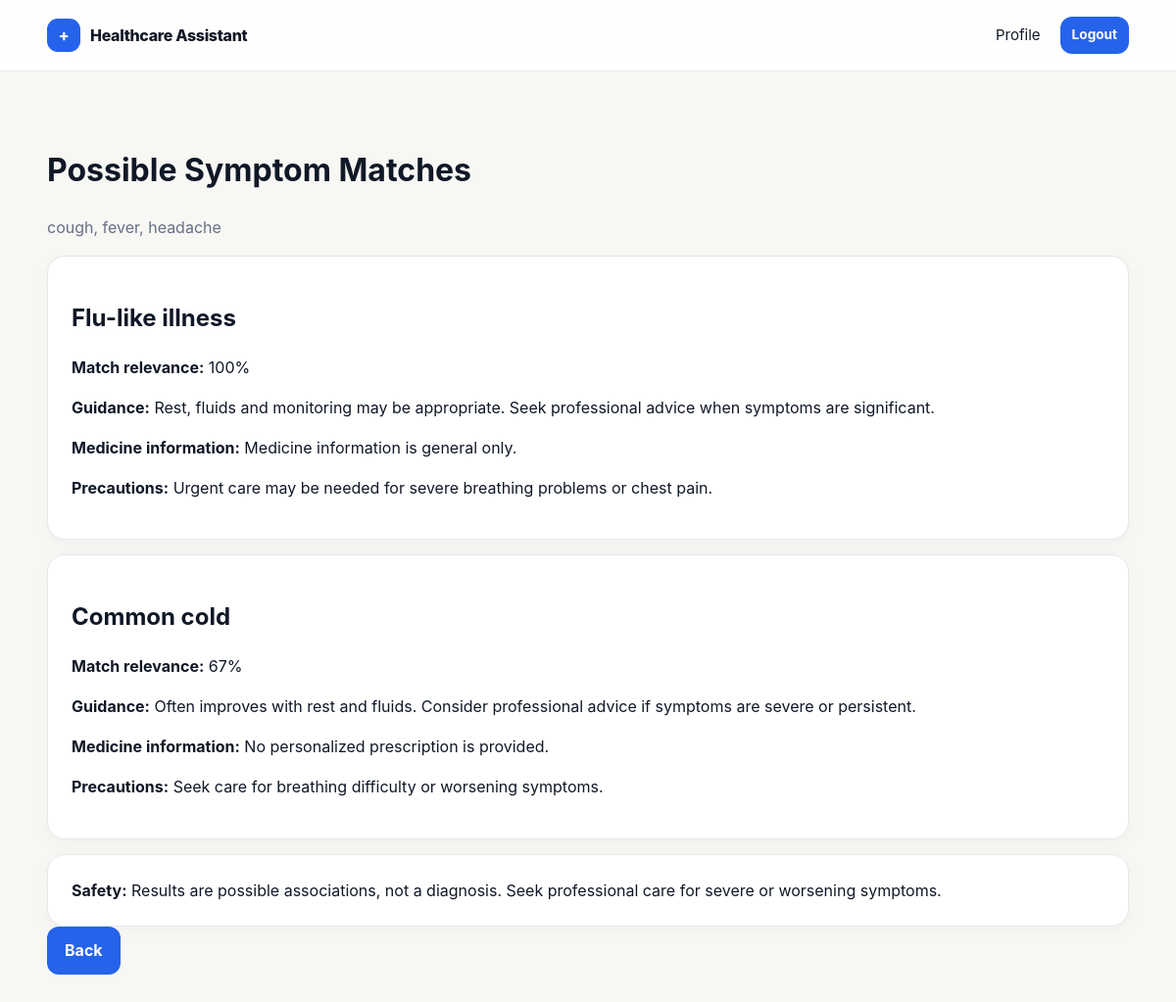
The app's page /symptom-checker/history/2 (signed in) with its own data.
### app.py (models this page shows)
class SymptomCheck(db.Model):
    id = db.Column(db.Integer, primary_key=True)
    user_id = db.Column(db.Integer, db.ForeignKey("user.id"), nullable=False)
    raw_symptoms = db.Column(db.Text, nullable=False)
    duration = db.Column(db.String(80))
    severity = db.Column(db.String(40))
    created_at = db.Column(db.DateTime, default=datetime.utcnow)
    results = db.relationship("SymptomCheckResult", backref="check", cascade="all, delete-orphan")

class SymptomCheckResult(db.Model):
    id = db.Column(db.Integer, primary_key=True)
    check_id = db.Column(db.Integer, db.ForeignKey("symptom_check.id"), nullable=False)
    condition_id = db.Column(db.Integer, db.ForeignKey("condition.id"), nullable=False)
    score = db.Column(db.Float, nullable=False)
    condition = db.relationship("Condition")

class Condition(db.Model):
    id = db.Column(db.Integer, primary_key=True)
    name = db.Column(db.String(160), unique=True, nullable=False, index=True)
    guidance = db.Column(db.Text, default="")
    medicine_info = db.Column(db.Text, default="")
    precautions = db.Column(db.Text, default="")
    symptoms = db.relationship("Symptom", secondary=mapping_table, back_populates="conditions")

### app.py (the view)
@app.route("/symptom-checker/history/<int:check_id>")
@user_required
def symptom_history(check_id):
    check=SymptomCheck.query.filter_by(id=check_id,user_id=session["user_id"]).first_or_404()
    return render_template("symptom_result.html", check=check, results=check.results, matched=[])

### app.py (called while the page is built)
def user_required(fn):
    @wraps(fn)
    def wrapper(*a, **kw):
        uid = session.get("user_id")
        if not uid:
            flash("Please log in to continue.", "info")
            return redirect(url_for("login", next=request.path))
        u = db.session.get(User, uid)
        if not u or not u.is_active:
            session.clear()
            flash("Your account is inactive. Please contact support.", "error")
            return redirect(url_for("login"))
        return fn(*a, **kw)
    return wrapper

@app.context_processor
def globals():
    return {"current_user": db.session.get(User, session.get("user_id")) if session.get("user_id") else None,
            "current_admin": db.session.get(Admin, session.get("admin_id")) if session.get("admin_id") else None}

### templates/symptom_result.html
{% extends "base.html" %}{% block title %}Possible Matches{% endblock %}{% block content %}<main class="app-main"><div class="container"><h1>Possible Symptom Matches</h1><p class="muted">{{check.raw_symptoms}}</p>{% for r in results %}<div class="card" style="margin:15px 0"><h2>{{r.condition.name}}</h2><p><b>Match relevance:</b> {{(r.score*100)|round|int}}%</p><p><b>Guidance:</b> {{r.condition.guidance}}</p><p><b>Medicine information:</b> {{r.condition.medicine_info}}</p><p><b>Precautions:</b> {{r.condition.precautions}}</p></div>{% else %}<div class="card">There is not enough recognizable information for a reliable database match.</div>{% endfor %}<div class="card"><b>Safety:</b> Results are possible associations, not a diagnosis. Seek professional care for severe or worsening symptoms.</div><a class="btn" href="{{url_for('symptom_checker')}}">Back</a></div></main>{% endblock %}

### static/css/style.css (style rules this page uses)
:root { --navy:#101827;--blue:#2563eb;--blue2:#eaf2ff;--bg:#f7f7f4;--white:#fff;--line:#e5e7eb;--muted:#667085;--danger:#b42318;--success:#067647;--shadow:0 12px 35px rgba(16,24,39,.07);--radius:18px }
* { box-sizing:border-box }
html { scroll-behavior:smooth }
body { margin:0;font-family:Inter,ui-sans-serif,system-ui,-apple-system,Segoe UI,sans-serif;color:var(--navy);background:var(--bg);line-height:1.55 }
a { text-decoration:none;color:inherit }
.container { width:min(1120px,92%);margin:auto }
.btn { display:inline-flex;align-items:center;justify-content:center;gap:8px;border:0;border-radius:12px;padding:12px 18px;font-weight:700;cursor:pointer;background:var(--blue);color:#fff }
.muted { color:var(--muted) }
.card { background:#fff;border:1px solid var(--line);border-radius:var(--radius);padding:24px;box-shadow:0 5px 18px rgba(16,24,39,.03) }
.app-main { padding:55px 0 90px }

### records on screen
SymptomCheck: raw_symptoms "cough, fever, headache"
SymptomCheckResult: condition.name "Flu-like illness", (r.score*100)|round|int "100", condition.guidance "Rest, fluids and monitoring may be appropriate. Seek professional advice when symptoms are significant.", condition.medicine_info "Medicine information is general only.", condition.precautions "Urgent care may be needed for severe breathing problems or chest pain."
SymptomCheckResult: condition.name "Common cold", (r.score*100)|round|int "67", condition.guidance "Often improves with rest and fluids. Consider professional advice if symptoms are severe or persistent.", condition.medicine_info "No personalized prescription is provided.", condition.precautions "Seek care for breathing difficulty or worsening symptoms."
